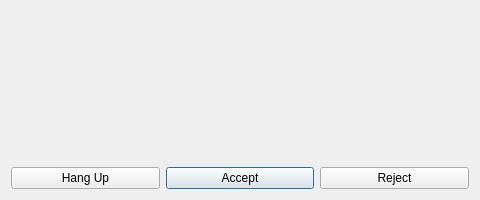
<?xml version="1.0" encoding="UTF-8"?>
<ui version="4.0" stdsetdef="1" >
  <author></author>
  <comment></comment>
  <exportmacro></exportmacro>
 <class>VoiceCall</class>
 <widget class="QDialog" name="VoiceCall">
  <property name="geometry">
   <rect>
    <x>0</x>
    <y>0</y>
    <width>480</width>
    <height>200</height>
   </rect>
  </property>
  <property name="windowTitle">
   <string>Voice Call</string>
  </property>
  <layout class="QVBoxLayout">
   <item>
    <widget class="QLabel" name="lb_status">
     <property name="text">
      <string/>
     </property>
     <property name="alignment">
      <set>Qt::AlignCenter</set>
     </property>
    </widget>
   </item>
   <item>
    <layout class="QGridLayout" name="gridLayout_2">
     <item row="1" column="1">
      <widget class="QPushButton" name="pb_accept">
       <property name="text">
        <string>Accept</string>
       </property>
      </widget>
     </item>
     <item row="1" column="2">
      <widget class="QPushButton" name="pb_reject">
       <property name="text">
        <string>Reject</string>
       </property>
      </widget>
     </item>
     <item row="1" column="0">
      <widget class="QPushButton" name="pb_hangup">
       <property name="text">
        <string>Hang Up</string>
       </property>
      </widget>
     </item>
    </layout>
   </item>
  </layout>
 </widget>
 <layoutdefault spacing="6" margin="11"/>
</ui>
